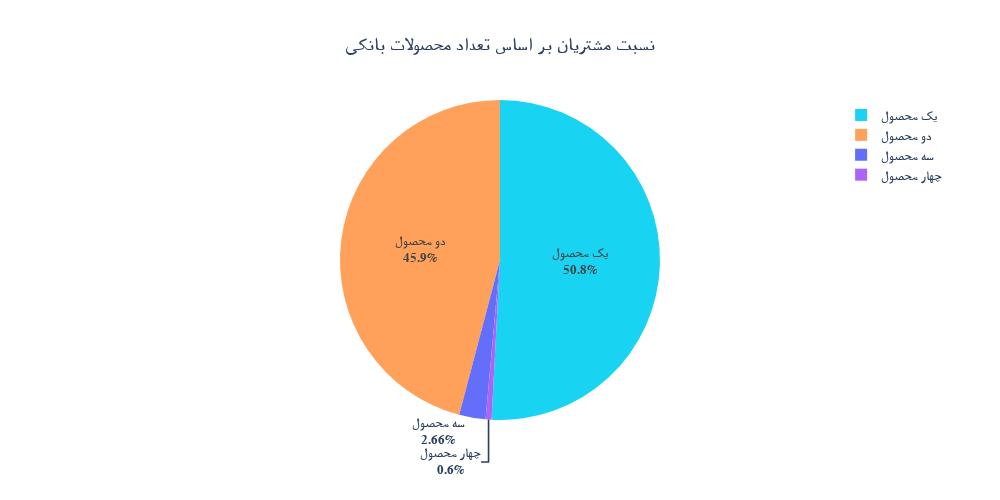

Here is the notebook cell this chart was saved with:
### Code cell
col = "NumOfProducts"
title = "نسبت مشتریان بر اساس تعداد محصولات بانکی"
width = global_width
height = global_height
custom_colors = [
    "#19D3F3",
    "#FFA15A",
    "#636EFA",
    "#AB63FA"
    
]
custom_labels = {
    1: "یک محصول",
    2: "دو محصول",
    3: "سه محصول",
    4: "چهار محصول"
}
draw_pie_chart(df, col, title, width, height, 
               custom_colors=custom_colors, custom_labels=custom_labels, save=True)

### Figure 1 — Plotly figure (JSON) as saved in the notebook; plotly's stock layout.template omitted (floating-point values rounded to 4 significant figures)
{"data": [{"domain": {"x": [0, 1], "y": [0, 1]}, "hovertemplate": "NumOfProducts=%{label}<br>Count=%{value}<extra></extra>", "labels": ["یک محصول", "دو محصول", "سه محصول", "چهار محصول"], "legendgroup": "", "name": "", "showlegend": true, "textinfo": "percent+label", "type": "pie", "values": [5084, 4590, 266, 60]}], "layout": {"font": {"family": "Vazir FD-WOL", "size": 13, "weight": "bold"}, "height": 500, "legend": {"tracegroupgap": 0}, "piecolorway": ["#19D3F3", "#FFA15A", "#636EFA", "#AB63FA"], "title": {"text": "نسبت مشتریان بر اساس تعداد محصولات بانکی", "x": 0.5, "xanchor": "center"}, "width": 1000}}
